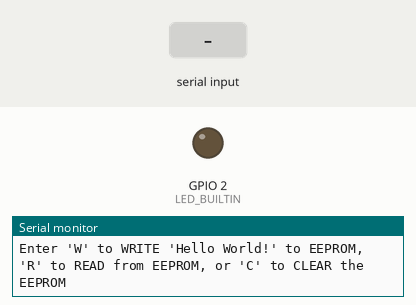
This sketch was run on a simulated ESP32. On the bench: output pins drawn as LEDs (lit = HIGH), the last lines printed to the serial monitor. Dashed ring = blinking. The test bench sets the inputs (shaded band). EEPROM starts erased.

Above: at 1.3 s.
1.4 s: "W" received over Serial
At 2.4 s:
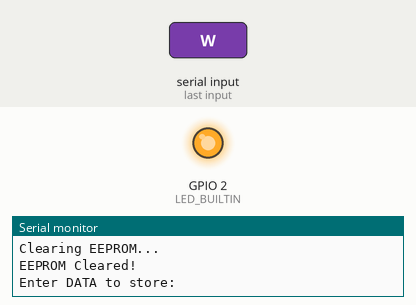
3.3 s: "R" received over Serial
At 3.55 s:
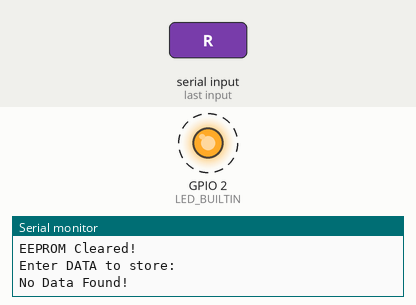
Timing chart, 0 to 6.3 s (numbered marks = the images above; inputs shaded):
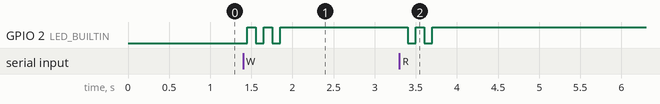

Measured:
- after the input at 1.4 s, GPIO 2 (LED_BUILTIN): alternates HIGH for 0.10 s and LOW for 0.10 s, 5 changes in all, then stays HIGH, starting after 0.05 s
- after the input at 3.3 s, GPIO 2 (LED_BUILTIN): alternates HIGH for 0.10 s and LOW for 0.10 s, 4 changes in all, then stays HIGH, starting after 0.10 s

The sketch:

EEPROMoperations.ino
```cpp
#include<EEPROM.h>

String DATA;
char index1;
String DATA1;

String READ(void);
void WRITE(String DATA);
void CLEAR(void);

void setup() {
  pinMode(LED_BUILTIN, OUTPUT);
  Serial.begin(9600);
  EEPROM.begin(512);
  Serial.println();
  delay(100);
  Serial.println("Enter 'W' to WRITE 'Hello World!' to EEPROM, 'R' to READ from EEPROM, or 'C' to CLEAR the EEPROM");
}


void loop() {
  if(Serial.available() > 0){
    index1 = Serial.read();
    if(index1 == 'W' || index1 == 'w'){
      Serial.println("Clearing EEPROM...");
      CLEAR();
      Serial.println("Enter DATA to store: ");
      if(Serial.available() > 0){
        DATA = "Hello World!";
        WRITE(DATA);
        }
    }
    else if(index1 == 'R' || index1 == 'r'){
      DATA1 = READ();
      }
    else if(index1 == 'C' || index1 == 'c'){
      Serial.println("Clearing EEPROM...");
      CLEAR();
      }
    else{
      Serial.println("TRY AGAIN!");}
  }
  else{}
}

String READ(void){
  int adr = 0;
  String DATA1;
  for(adr = 0; adr < 512; adr++){
    DATA1 += char (EEPROM.read(adr));
    }
  if(EEPROM.read(0) == 0){
    Serial.println("No Data Found!");
    }else{
      Serial.printf("Data Found is: ");
      Serial.println(DATA1);
    }
  digitalWrite(LED_BUILTIN, HIGH);
  delay(100);
  digitalWrite(LED_BUILTIN, LOW);
  delay(100);
  digitalWrite(LED_BUILTIN, HIGH);
  delay(100);
  digitalWrite(LED_BUILTIN, LOW);
  delay(100);
  digitalWrite(LED_BUILTIN, HIGH);
  return DATA1;
}

void WRITE(String DATA){
  int adr = 0;
  for(int i = 0; i < DATA.length(); i++){
    EEPROM.write(i, DATA[i]);
    Serial.print("Wrote: ");
    Serial.println(DATA[i]);
  }
  EEPROM.write(DATA.length(), NULL);
  EEPROM.commit();
  if (EEPROM.commit()) {
    Serial.println("EEPROM successfully writted!");
  } else {
    Serial.println("ERROR! EEPROM write failed!");
  }
}


void CLEAR(void){
  for(int i = 0; i < 512; i++){
    EEPROM.write(i, 0);
    }
    if(EEPROM.read(0) == 0){Serial.println("EEPROM Cleared!");}
    digitalWrite(LED_BUILTIN, HIGH);
    delay(100);
    digitalWrite(LED_BUILTIN, LOW);
    delay(100);
    digitalWrite(LED_BUILTIN, HIGH);
    delay(100);
    digitalWrite(LED_BUILTIN, LOW);
    delay(100);
    digitalWrite(LED_BUILTIN, HIGH);
}
```
